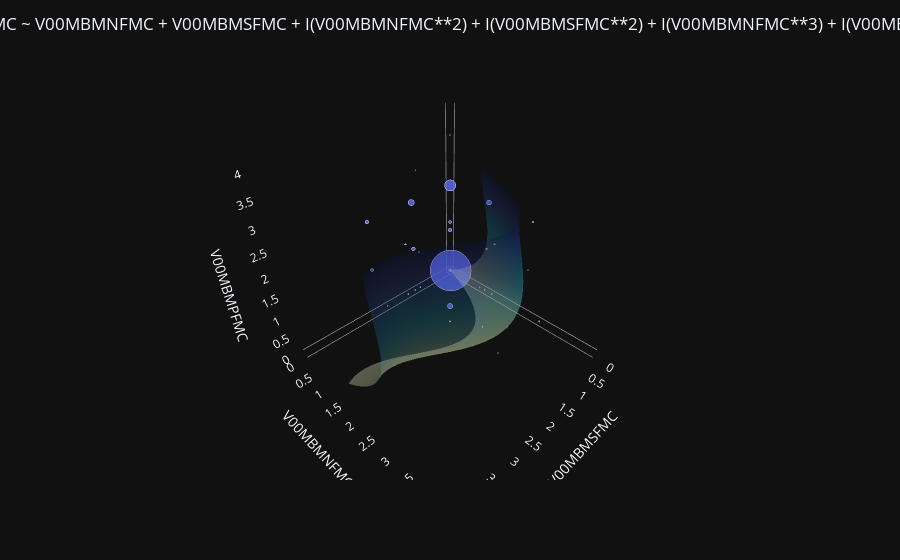

The notebook cell saved with this chart:
### Code cell
fmc_surface = plot_moaks_data_regression_surface(moaks_3d_fmc_scatter, v00_moaks_shared_kl_fmc, fmc_relationships_df, 28)
fmc_surface.show()

### Figure 1 — Plotly figure (JSON) as saved in the notebook; plotly's stock layout.template omitted (floating-point values rounded to 4 significant figures; data arrays with more than 128 entries replaced by an {"elided": "..."} marker saying what was removed)
{"data": [{"hovertemplate": "V00MBMSFMC=%{x}<br>V00MBMNFMC=%{y}<br>V00MBMPFMC=%{z}<br>count=%{marker.size}<extra></extra>", "legendgroup": "", "marker": {"color": "#636efa", "opacity": 0.8, "size": [2439, 1, 2, 1, 1, 40, 9, 18, 180, 1, 2, 2, 4, 34, 1, 3, 1, 2, 19, 54, 7, 13, 2, 3, 2, 13, 21, 2, 3, 2, 1], "sizemode": "area", "sizeref": 1.524, "symbol": "circle"}, "mode": "markers", "name": "", "scene": "scene", "showlegend": false, "x": [0.0, 0.0, 1.0, 1.0, 1.0, 1.0, 1.0, 1.0, 1.0, 1.0, 1.0, 1.0, 1.0, 1.0, 1.0, 1.0, 2.0, 2.0, 2.0, 2.0, 2.0, 2.0, 2.0, 2.0, 2.0, 3.0, 3.0, 3.0, 3.0, 3.0, 3.0], "y": [0.0, 1.0, 0.0, 0.0, 0.0, 1.0, 1.0, 1.0, 1.0, 1.0, 2.0, 2.0, 2.0, 2.0, 3.0, 3.0, 0.0, 1.0, 1.0, 1.0, 2.0, 2.0, 3.0, 3.0, 4.0, 1.0, 1.0, 2.0, 2.0, 3.0, 4.0], "z": [0.0, 0.0, 0.0, 1.0, 3.0, 0.0, 1.0, 2.0, 3.0, 4.0, 0.0, 1.0, 2.0, 3.0, 2.0, 3.0, 0.0, 1.0, 2.0, 3.0, 2.0, 3.0, 2.0, 3.0, 2.0, 2.0, 3.0, 2.0, 3.0, 2.0, 2.0], "type": "scatter3d"}, {"colorscale": [[0.0, "rgb(255,255,217)"], [0.125, "rgb(237,248,177)"], [0.25, "rgb(199,233,180)"], [0.375, "rgb(127,205,187)"], [0.5, "rgb(65,182,196)"], [0.625, "rgb(29,145,192)"], [0.75, "rgb(34,94,168)"], [0.875, "rgb(37,52,148)"], [1.0, "rgb(8,29,88)"]], "opacity": 0.3, "showscale": false, "x": {"elided": "50x50 float values"}, "y": {"elided": "50x50 float values"}, "z": {"elided": "50x50 float values"}, "type": "surface"}], "layout": {"legend": {"itemsizing": "constant", "tracegroupgap": 0}, "margin": {"t": 60}, "scene": {"domain": {"x": [0.0, 1.0], "y": [0.0, 1.0]}, "xaxis": {"showgrid": false, "title": {"text": "V00MBMSFMC"}}, "yaxis": {"showgrid": false, "title": {"text": "V00MBMNFMC"}}, "zaxis": {"showgrid": false, "title": {"text": "V00MBMPFMC"}}}, "title": {"text": "V00MBMPFMC ~ V00MBMNFMC + V00MBMSFMC + I(V00MBMNFMC**2) + I(V00MBMSFMC**2) + I(V00MBMNFMC**3) + I(V00MBMSFMC**3)", "x": 0.5, "xanchor": "center"}}}
